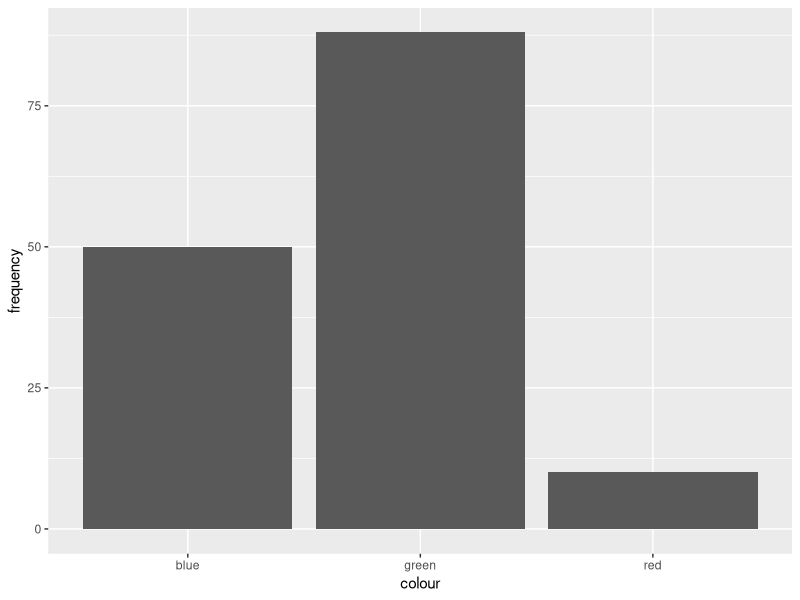
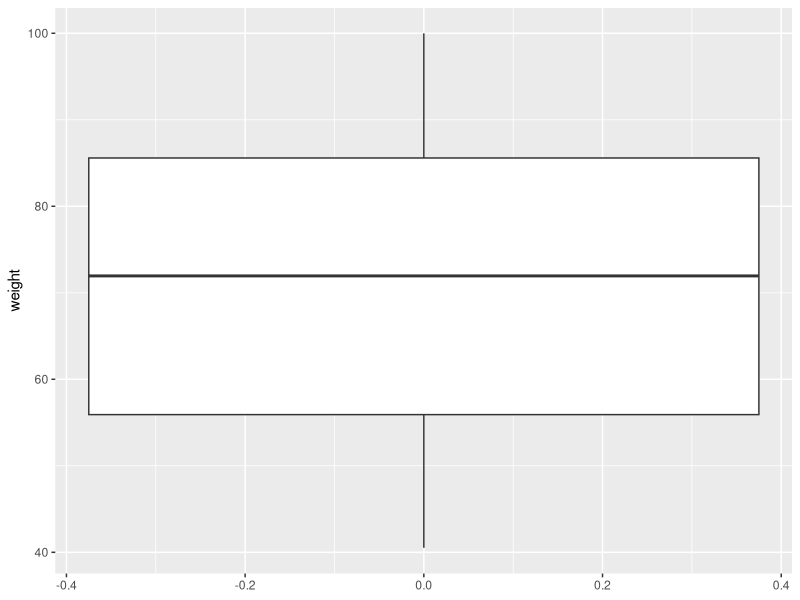

Reproduce these figures in R, in order.
## ---- chunk 1
knitr::opts_chunk$set(fig.retina = 2, message = FALSE, warning = FALSE)
## ---- chunk 2
library(ggplot2)    # charts
library(dplyr)      # data manipulation

data.frame(colour = c('red', 'blue', 'green'),
           frequency = c(10, 50, 88)) %>%
  ggplot(aes(x = colour, y = frequency)) +
  geom_col()
## ---- chunk 3
# generate 50 random number from 40 to 100
data.frame(weight = runif(n = 50, min = 40, max = 100)) %>% 
  ggplot(aes(y = weight)) +
  geom_boxplot()
